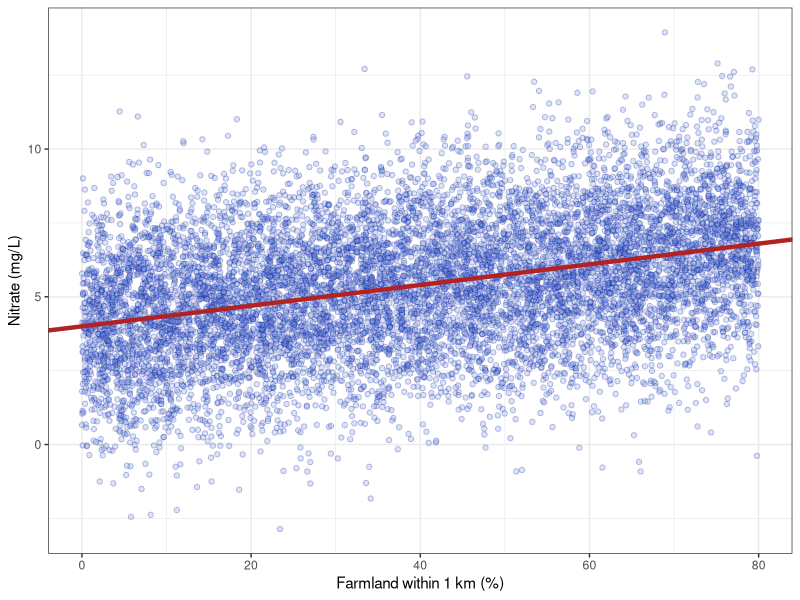
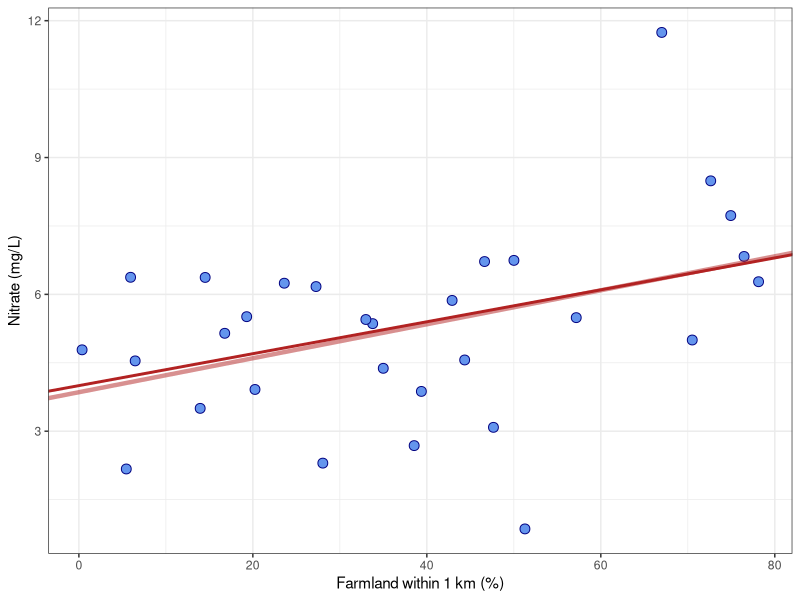
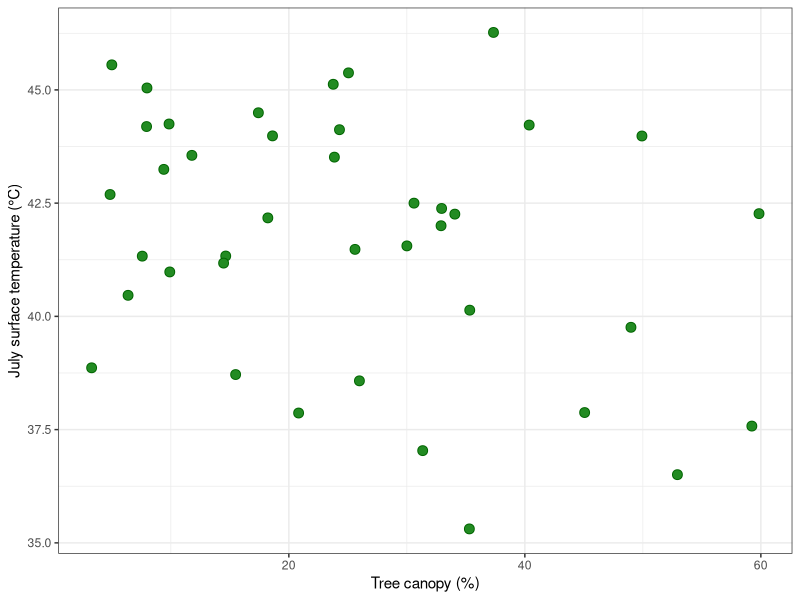
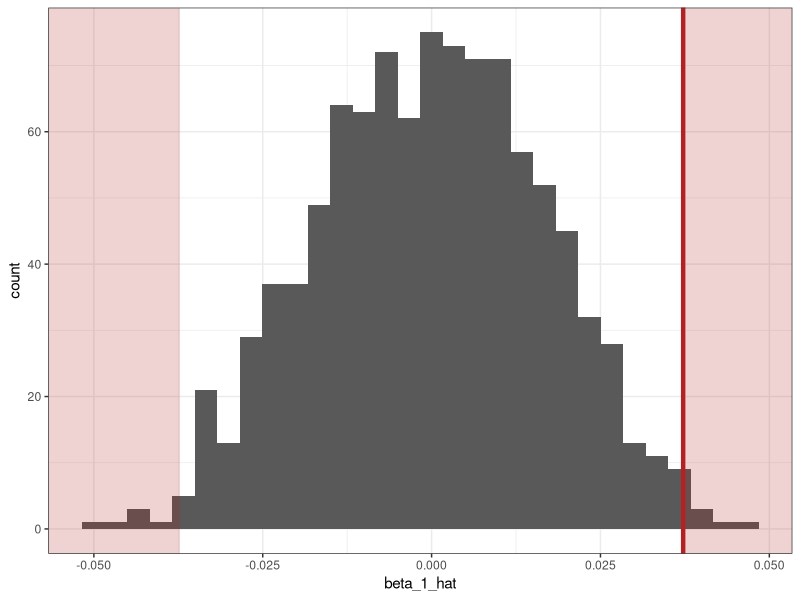
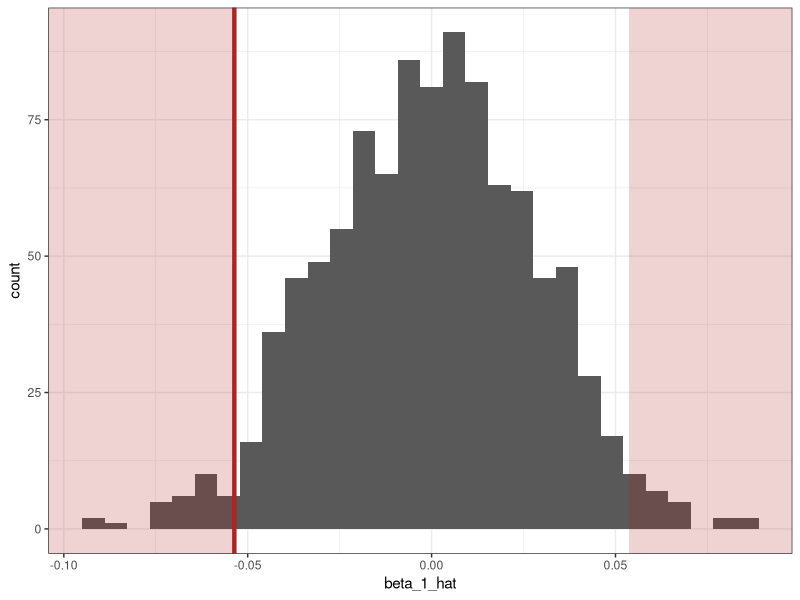
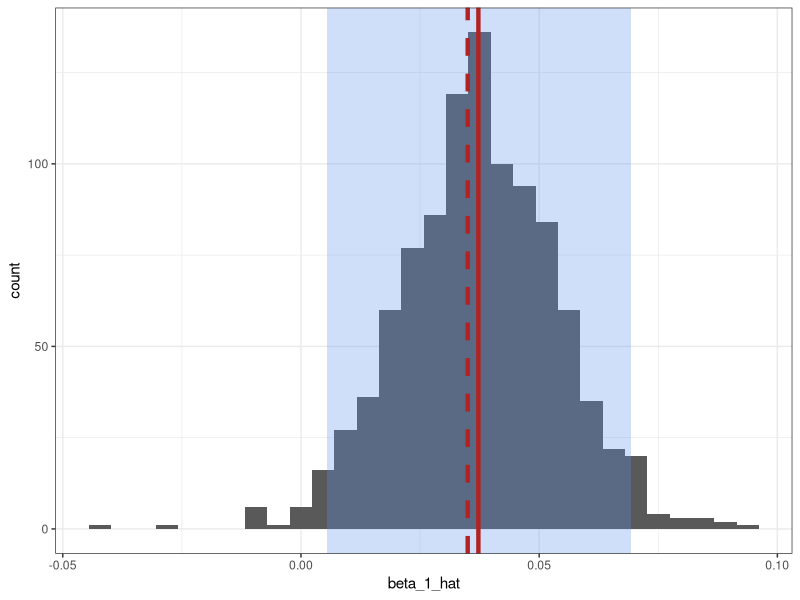
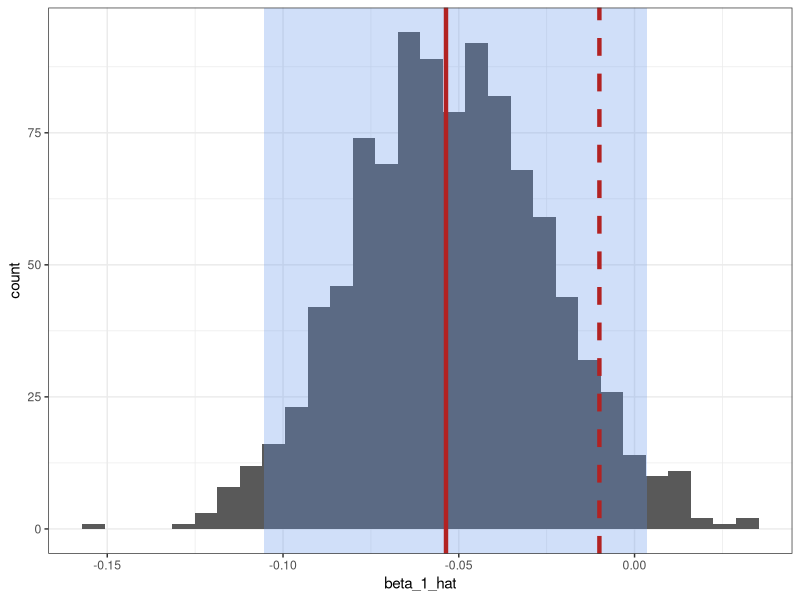

The R script that drew these images, in order:
## ---- chunk 1
library(tidyverse)
set.seed(222)
theme_set(theme_bw())
## ---- chunk 2
# Nitrate (mg/L) with no farmland
wells_beta_0 <- 4
# Additional nitrate per percentage point of farmland (mg/L per %)
wells_beta_1 <- 0.035
# Residual standard deviation (mg/L)
wells_sigma <- 2
## ---- chunk 3
ag_pct <- runif(1e4, 0, 80)
nitrate_hat <- wells_beta_0 + wells_beta_1 * ag_pct
nitrate <- rnorm(1e4, nitrate_hat, wells_sigma)
simulated_population <- tibble(ag_pct, nitrate_hat, nitrate)
## ---- chunk 4
ggplot(simulated_population, aes(ag_pct, nitrate)) +
  geom_point(
    shape = 21,
    fill = "cornflowerblue",
    color = "navy",
    alpha = 0.25
  ) +
  geom_abline(
    intercept = wells_beta_0,
    slope = wells_beta_1,
    color = "firebrick",
    linewidth = 1.5
  ) +
  labs(x = "Farmland within 1 km (%)", y = "Nitrate (mg/L)")
## ---- chunk 5
one_sample <- slice_sample(simulated_population, n = 30)
## ---- chunk 6
one_sample_lm <- lm(nitrate ~ ag_pct, one_sample)
summary(one_sample_lm)
wells_beta_hat <- coef(one_sample_lm)
wells_beta_1_hat <- wells_beta_hat["ag_pct"]
## ---- chunk 7
ggplot(one_sample, aes(ag_pct, nitrate)) +
  geom_point(
    shape = 21,
    fill = "cornflowerblue",
    color = "navy",
    size = 3
  ) +
  geom_abline(
    intercept = wells_beta_0,
    slope = wells_beta_1,
    color = "firebrick",
    linewidth = 1
  ) +
  geom_abline(
    intercept = wells_beta_hat[1],
    slope = wells_beta_hat[2],
    color = "firebrick",
    linewidth = 1.5,
    alpha = 0.5
  ) +
  labs(x = "Farmland within 1 km (%)", y = "Nitrate (mg/L)")
## ---- chunk 8
# Population parameters
beta_0 <- 42 # Surface temperature (°C) with no canopy
beta_1 <- -0.01 # Change in surface temperature per % canopy (°C per %)
sigma <- 3 # Residual standard deviation (°C)

# One sample of 40 neighborhoods
canopy_pct <- runif(40, 0, 60)
surface_temp <- rnorm(40, beta_0 + beta_1 * canopy_pct, sigma)
neighborhoods <- tibble(canopy_pct, surface_temp)
## ---- chunk 9
ggplot(neighborhoods, aes(canopy_pct, surface_temp)) +
  geom_point(shape = 21, fill = "forestgreen", color = "darkgreen", size = 3) +
  labs(x = "Tree canopy (%)", y = "July surface temperature (°C)")
## ---- chunk 10
canopy_lm <- lm(surface_temp ~ canopy_pct, data = neighborhoods)
summary(canopy_lm)
beta_1_hat <- coef(canopy_lm)["canopy_pct"]
beta_1_hat
## ---- chunk 11
wells_permutations <- replicate(1e3, {
  permuted_sample <- one_sample |>
    mutate(ag_pct = sample(ag_pct))
  permuted_lm <- lm(nitrate ~ ag_pct, permuted_sample)
  permuted_beta_1_hat <- coef(permuted_lm)["ag_pct"]
  permuted_beta_1_hat
})
wells_null_distribution <- tibble(beta_1_hat = wells_permutations)
## ---- chunk 12
ggplot(wells_null_distribution, aes(beta_1_hat)) +
  geom_histogram() +
  annotate(
    "rect",
    xmin = -Inf,
    xmax = -abs(wells_beta_1_hat),
    ymin = -Inf,
    ymax = Inf,
    fill = "firebrick",
    alpha = 0.2
  ) +
  annotate(
    "rect",
    xmin = abs(wells_beta_1_hat),
    xmax = Inf,
    ymin = -Inf,
    ymax = Inf,
    fill = "firebrick",
    alpha = 0.2
  ) +
  geom_vline(
    xintercept = wells_beta_1_hat,
    color = "firebrick",
    linewidth = 1.5
  )
# The p-value is the proportion of the null distribution at least as extreme as
# the observed beta_1_hat (i.e., in the shaded regions)
## ---- chunk 13
mean(abs(wells_null_distribution$beta_1_hat) >= abs(wells_beta_1_hat))
## ---- chunk 14
permutations <- replicate(1e3, {
  permuted_sample <- neighborhoods |>
    mutate(canopy_pct = sample(canopy_pct))
  permuted_lm <- lm(surface_temp ~ canopy_pct, data = permuted_sample)
  coef(permuted_lm)["canopy_pct"]
})
null_distribution <- tibble(beta_1_hat = permutations)
## ---- chunk 15
ggplot(null_distribution, aes(beta_1_hat)) +
  geom_histogram(bins = 30) +
  annotate(
    "rect",
    xmin = -Inf,
    xmax = -abs(beta_1_hat),
    ymin = -Inf,
    ymax = Inf,
    fill = "firebrick",
    alpha = 0.2
  ) +
  annotate(
    "rect",
    xmin = abs(beta_1_hat),
    xmax = Inf,
    ymin = -Inf,
    ymax = Inf,
    fill = "firebrick",
    alpha = 0.2
  ) +
  geom_vline(xintercept = beta_1_hat, color = "firebrick", linewidth = 1.5)
## ---- chunk 16
perm_pvalue <- mean(abs(null_distribution$beta_1_hat) >= abs(beta_1_hat))
perm_pvalue
## ---- chunk 17
# Using the permutation test
mean(abs(wells_null_distribution$beta_1_hat) >= abs(wells_beta_1_hat))

# Using lm()
summary(one_sample_lm)$coefficients["ag_pct", "Pr(>|t|)"]
## ---- chunk 18
coef(summary(canopy_lm))
lm_pvalue <- coef(summary(canopy_lm))["canopy_pct", "Pr(>|t|)"]
lm_pvalue
## ---- chunk 19
boot_betas <- tibble()
for (i in 1:1000) {
  boot_sample <- slice_sample(one_sample, n = nrow(one_sample), replace = TRUE)
  boot_lm <- lm(nitrate ~ ag_pct, boot_sample)
  boot_beta_1_hat <- coef(boot_lm)["ag_pct"]
  resampled_betas <- tibble(
    beta_1_hat = boot_beta_1_hat,
    iteration = i
  )
  boot_betas <- rbind(boot_betas, resampled_betas)
}
## ---- chunk 20
wells_boot_ci <- quantile(boot_betas$beta_1_hat, c(0.025, 0.975))
ggplot(boot_betas, aes(beta_1_hat)) +
  geom_histogram() +
  annotate(
    "rect",
    xmin = wells_boot_ci[1],
    xmax = wells_boot_ci[2],
    ymin = -Inf,
    ymax = Inf,
    fill = "cornflowerblue",
    alpha = 0.3
  ) +
  geom_vline(
    xintercept = wells_beta_1_hat,
    color = "firebrick",
    linewidth = 1.5
  ) +
  geom_vline(
    xintercept = wells_beta_1,
    color = "firebrick",
    linewidth = 1.5,
    linetype = "dashed"
  )
# The bootstrap distribution is centered on beta_1_hat, not beta_1!
## ---- chunk 21
bootstraps <- replicate(1e3, {
  boot_sample <- slice_sample(
    neighborhoods,
    n = nrow(neighborhoods),
    replace = TRUE
  )
  boot_lm <- lm(surface_temp ~ canopy_pct, data = boot_sample)
  coef(boot_lm)["canopy_pct"]
})
boot_distribution <- tibble(beta_1_hat = bootstraps)
## ---- chunk 22
boot_ci <- quantile(boot_distribution$beta_1_hat, c(0.025, 0.975))
boot_ci
## ---- chunk 23
ggplot(boot_distribution, aes(beta_1_hat)) +
  geom_histogram(bins = 30) +
  annotate(
    "rect",
    xmin = boot_ci[1],
    xmax = boot_ci[2],
    ymin = -Inf,
    ymax = Inf,
    fill = "cornflowerblue",
    alpha = 0.3
  ) +
  geom_vline(xintercept = beta_1_hat, color = "firebrick", linewidth = 1.5) +
  geom_vline(
    xintercept = beta_1,
    color = "firebrick",
    linewidth = 1.5,
    linetype = "dashed"
  )
## ---- chunk 24
# Using the bootstrap
wells_boot_ci

# Using confint()
confint(one_sample_lm)["ag_pct", ]
## ---- chunk 25
# Using the bootstrap
sd(boot_betas$beta_1_hat)

# Using lm()
summary(one_sample_lm)$coefficients["ag_pct", "Std. Error"]
## ---- chunk 26
lm_ci <- confint(canopy_lm)["canopy_pct", ]
lm_ci
## ---- chunk 27
sd(boot_distribution$beta_1_hat)
coef(summary(canopy_lm))["canopy_pct", "Std. Error"]
